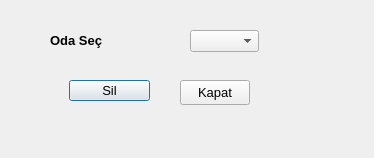
<?xml version="1.0" encoding="UTF-8"?>
<ui version="4.0">
 <class>CheckOutDialog</class>
 <widget class="QDialog" name="CheckOutDialog">
  <property name="windowModality">
   <enum>Qt::WindowModal</enum>
  </property>
  <property name="geometry">
   <rect>
    <x>0</x>
    <y>0</y>
    <width>374</width>
    <height>158</height>
   </rect>
  </property>
  <property name="windowTitle">
   <string>Oda İşlemleri</string>
  </property>
  <widget class="QComboBox" name="cmbRoomList">
   <property name="geometry">
    <rect>
     <x>190</x>
     <y>30</y>
     <width>69</width>
     <height>22</height>
    </rect>
   </property>
   <property name="font">
    <font>
     <pointsize>12</pointsize>
    </font>
   </property>
  </widget>
  <widget class="QPushButton" name="btnCheckout">
   <property name="geometry">
    <rect>
     <x>69</x>
     <y>80</y>
     <width>81</width>
     <height>21</height>
    </rect>
   </property>
   <property name="font">
    <font>
     <pointsize>10</pointsize>
    </font>
   </property>
   <property name="text">
    <string>Sil</string>
   </property>
  </widget>
  <widget class="QPushButton" name="btnCancel">
   <property name="geometry">
    <rect>
     <x>180</x>
     <y>80</y>
     <width>70</width>
     <height>25</height>
    </rect>
   </property>
   <property name="font">
    <font>
     <pointsize>10</pointsize>
    </font>
   </property>
   <property name="text">
    <string notr="true">Kapat</string>
   </property>
  </widget>
  <widget class="QLabel" name="label">
   <property name="geometry">
    <rect>
     <x>50</x>
     <y>30</y>
     <width>121</width>
     <height>21</height>
    </rect>
   </property>
   <property name="font">
    <font>
     <pointsize>10</pointsize>
     <weight>75</weight>
     <bold>true</bold>
    </font>
   </property>
   <property name="text">
    <string>Oda Seç</string>
   </property>
  </widget>
 </widget>
 <resources/>
 <connections/>
</ui>
